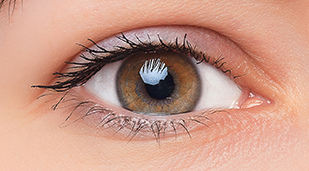
#> input picture 05_global_feat/task_2/eye.png, 309 x 171 px, found by its file name
$ jupyter execute --allow-errors homework_4.ipynb
#> lines starting #> are read from the running program, lines starting #| are printed output that depends on the picture; after the words box and inside, x2 and y2 are one past the last pixel; in counts of white or black regions, pixels touching at a corner belong together
### 05_global_feat/task_2.py
import cv2
import numpy as np
import matplotlib.pyplot as plt
from skimage.feature import hog
from skimage import exposure


def preprocess_image(image):
    # Переводим в оттенки серого
    gray_image = cv2.cvtColor(image, cv2.COLOR_BGR2GRAY) if len(image.shape) == 3 else image

    # Применяем гистограммную эквализацию для улучшения контраста
    gray_image = cv2.equalizeHist(gray_image)

    # Уменьшаем шум с помощью гауссова размытия
    blurred_image = cv2.GaussianBlur(gray_image, (5, 5), 0)

    return blurred_image


def compute_hog(image, pixels_per_cell=(8, 8), cells_per_block=(2, 2), orientations=9):
    """Вычисляет HOG признаки для изображения и улучшает контраст HOG изображения для лучшей визуализации"""
    fd, hog_image = hog(
        image, orientations=orientations, pixels_per_cell=pixels_per_cell,
        cells_per_block=cells_per_block, visualize=True
    )
    hog_image_rescaled = exposure.rescale_intensity(hog_image, in_range=(0, 10))

    return fd, hog_image_rescaled


def cross_correlation(image, template, template_hog, template_shape):
    preprocessed_image = preprocess_image(image)

    result = cv2.matchTemplate(preprocessed_image, template, cv2.TM_CCOEFF_NORMED)

    min_val, max_val, min_loc, max_loc = cv2.minMaxLoc(result)
    window = preprocessed_image[max_loc[1]:max_loc[1]+template_shape[0], max_loc[0]:max_loc[0]+template_shape[1]]
    if window.shape == template_shape:
        window_hog, _ = compute_hog(window)
        score = np.sum(window_hog - template_hog)
    else:
        score = -1

    return max_loc, max_val, score

### 05_global_feat/task_1.py
import os

import cv2
import matplotlib.pyplot as plt
import numpy as np


def load_images_and_masks(image_dir, mask_dir):
    """Загружает изображения и соответствующие маски из указанных директорий"""
    images = []
    masks = []
    image_files = sorted(os.listdir(image_dir))
    mask_files = sorted(os.listdir(mask_dir))

    for img_file, mask_file in zip(image_files, mask_files):
        img_path = os.path.join(image_dir, img_file)
        mask_path = os.path.join(mask_dir, mask_file)

        image = cv2.imread(img_path)
        mask = cv2.imread(mask_path, cv2.IMREAD_GRAYSCALE)

        images.append(image)
        masks.append(mask)

    return images, masks


# [83 lines left out: functions extract_tail, normalize_tail, calculate_iou, plot_results, not called in this run]

### 05_global_feat/homework_4.ipynb
# Homework 4

[cell 1]
import os

import cv2
import numpy as np
import matplotlib.pyplot as plt

# Задача №1 - Хвост кита

Не так давно на kaggle было соревнование по классификации горбатых китов по снимках их хвостов. Одним из приемов для улучшения работы нейронной сети было выделение маски хвоста. Затем по этой маске вырезался хвост на исходном изображении, нормировался, отображался на черный фон и подавался нейронной сети на вход.

Ваша задача - написать программу, которая совершит предобработку картинки, описанную выше. Т.е. найти маску хвоста, по маске вырезать из исходного изображения хвост, нормировать изображение хвоста так, чтобы оно всегда имело один заданный размер и равномерно занимало место, то есть, если хвост был повернут, его нужно выпрямить.

Изображения хвостов находятся в папке whale_tail/images к этому занятию. Разметка картинок (маски хвостов) лежат в папке whale_tail/ground_truth. После выделения хвоста посчитайте IoU для каждой картинки (ипсользуя маски из whale_tail/ground_truth)

<table><tr>
    <td>
    <td>  </td>

</tr></table>

### IoU
 Intercetion over union - число от 0 до 1, показывающее, насколько у двух объектов (эталонного (ground true) и текущего) совпадает внутренний “объем”.

<table><tr>
    <td>

</tr></table>

[cell 2]
from task_1 import load_images_and_masks, extract_tail, normalize_tail, calculate_iou, plot_results

image_dir = 'task_1\\images'
mask_dir = 'task_1\\ground_truth'

#> (the rest of this cell did not finish here and is left out)

# Задача №2 - Найти шаблон на изображении с помощью HOG и кросс-корреляции

Ваша задача - написать программу, которая сможет найти шаблон одного глаза на нескольких изображениях, в том числе затемненных. Использовать нужно HOG представление изображений, поиск шаблона сделать с помощью кросс-корреляции

Изображение глаз человека и шаблон, который нужно на нем найти, находятся в папке hog

<table><tr>
    <td>
</tr></table>

<table><tr>
    <td>  </td>
      <td>  </td>
      <td>  </td>

</tr></table>

[cell 3]
from task_2 import preprocess_image, compute_hog, cross_correlation

images = ["task_2\\eye.png", "task_2\\eyes_dark.jpg", "task_2\\eyes.jpg", "task_2\\woman.jpg"]

template_path = "task_2\\eye.png"
template = cv2.imread(template_path, cv2.IMREAD_GRAYSCALE)
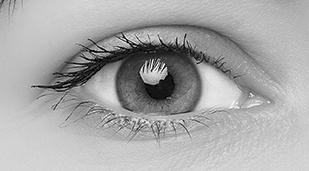
#> template: shape (171, 309); min 0, max 255, mean 168

template_shape = template.shape
#> template_shape = (171, 309)

for image_path in images:
    image = cv2.imread(image_path)
#> image is the input picture: shape (171, 309, 3); mean B, G, R 136, 153.2, 201.1

    template_hog, _ = compute_hog(template)
#> in compute_hog, `fd, hog_image = hog( image, orientations=orientations, pixels_per_cell..`:
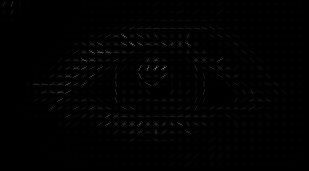
#> hog_image: shape (171, 309) float64; min 0, max 120.9, mean 1.8
#> in compute_hog, `hog_image_rescaled = exposure.rescale_intensity(hog_image, in_range=(0..`:
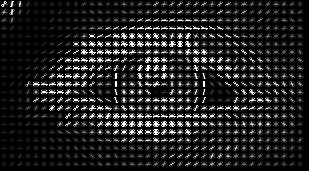
#> hog_image_rescaled: shape (171, 309) float64; min 0, max 1, mean 0.127
    position, score, template_score = cross_correlation(image, template, template_hog, template_shape)
#> in preprocess_image, `gray_image = cv2.equalizeHist(gray_image)`:
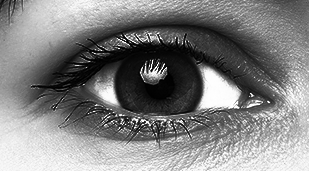
#> gray_image: shape (171, 309); min 0, max 255, mean 128.7
#> in preprocess_image, `blurred_image = cv2.GaussianBlur(gray_image, (5, 5), 0)`:
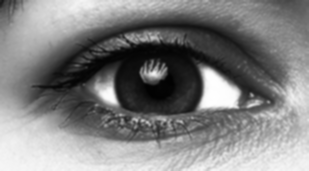
#> blurred_image: shape (171, 309); min 1, max 255, mean 128.7
#> in cross_correlation, `result = cv2.matchTemplate(preprocessed_image, template, cv2.TM_CCOEFF..`: result = [0.857]
#> in cross_correlation, `min_val, max_val, min_loc, max_loc = cv2.minMaxLoc(result)`: min_val = 0.857; min_loc = (0, 0)
#> call 2 of compute_hog, with pixels_per_cell = (8, 8), cells_per_block = (2, 2), orientations = 9
#> in compute_hog (call 2), `fd, hog_image = hog( image, orientations=orientations, pixels_per_cell..`:
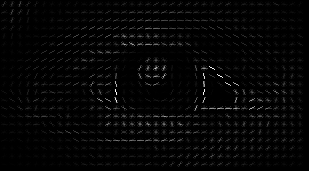
#> hog_image: shape (171, 309) float64; min 0, max 56.13, mean 1.3; drawn with min black and max white
#> in compute_hog (call 2), `hog_image_rescaled = exposure.rescale_intensity(hog_image, in_range=(0..`:
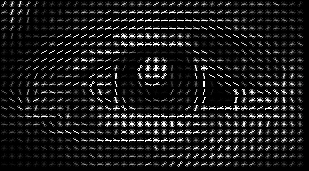
#> hog_image_rescaled: shape (171, 309) float64; min 0, max 1, mean 0.106
#> in cross_correlation, `score = np.sum(window_hog - template_hog)`: score = -424.6
#> position = (0, 0); score = 0.857; template_score = -424.6

    if position:
        x, y = position
#> x = 0; y = 0
        h, w = template_shape
#> h = 171; w = 309
        cv2.rectangle(image, (x, y), (x + w, y + h), (0, 255, 0), 2)
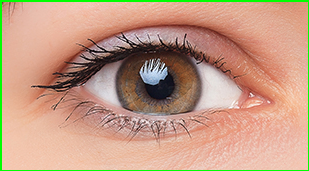
#> image: shape (171, 309, 3); 2.71% of pixels changed, all inside (x1, y1, x2, y2) = (0, 0, 309, 171)

    plt.imshow(cv2.cvtColor(image, cv2.COLOR_BGR2RGB))
    plt.title(f"Match Score: {score:.2f}")
    plt.show()
#> pass 2 of the loop `for image_path in images:`:
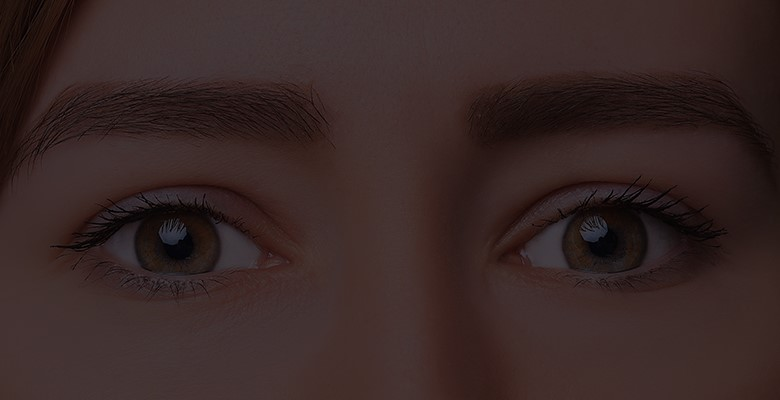
#> input picture 05_global_feat/task_2/eyes_dark.jpg, 780 x 400 px, found by its file name
#> image is the input picture: shape (400, 780, 3); mean B, G, R 37.7, 39, 56
#> blurred_image: shape (400, 780)
#> in compute_hog (call 4), `hog_image_rescaled = exposure.rescale_intensity(hog_image, in_range=(0..`:
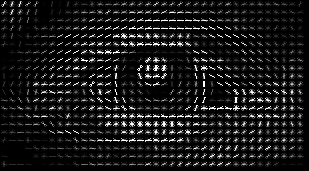
#> hog_image_rescaled: shape (171, 309) float64; min 0, max 1, mean 0.0972
#> `position, score, template_score = cross_correlation(image, template, t..`: position = (19, 160); score = 0.891; template_score = -494.4
#> x = 19; y = 160
#> `cv2.rectangle(image, (x, y), (x + w, y + h), (0, 255, 0), 2)`:
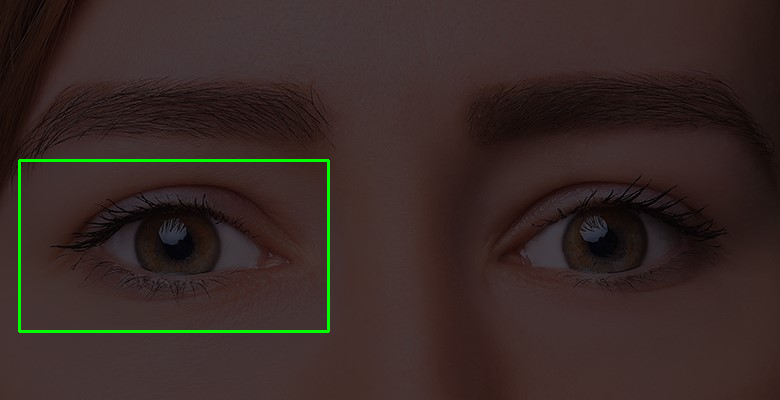
#> image: shape (400, 780, 3); 0.92% of pixels changed, all inside (x1, y1, x2, y2) = (18, 159, 330, 333)
#> pass 3 of the loop `for image_path in images:`:
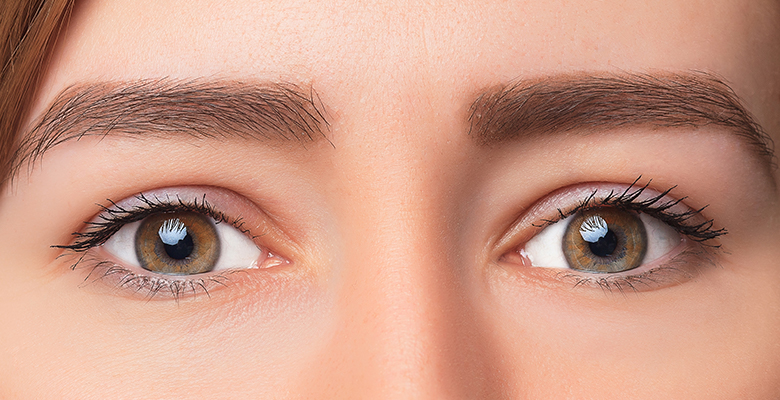
#> input picture 05_global_feat/task_2/eyes.jpg, 780 x 400 px, found by its file name
#> image is the input picture: shape (400, 780, 3); mean B, G, R 135.3, 154.4, 203.7
#> in compute_hog (call 6), `hog_image_rescaled = exposure.rescale_intensity(hog_image, in_range=(0..`:
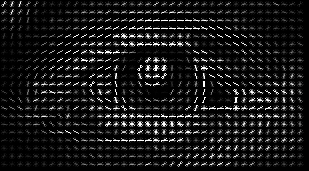
#> hog_image_rescaled: shape (171, 309) float64; min 0, max 1, mean 0.0949
#> `position, score, template_score = cross_correlation(image, template, t..`: score = 0.892; template_score = -424.2
#> `cv2.rectangle(image, (x, y), (x + w, y + h), (0, 255, 0), 2)`:
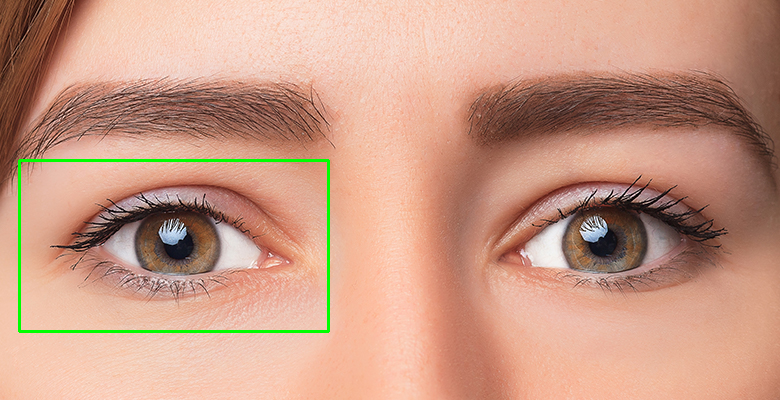
#> image: shape (400, 780, 3); 0.92% of pixels changed, all inside (x1, y1, x2, y2) = (18, 159, 330, 333)
#> the loop made 4 passes; the first 3 are shown
